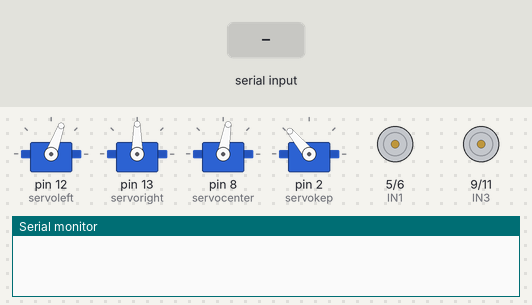
The sketch below on a simulated Arduino Uno, built with avr-gcc and run on an emulated ATmega328P. Parts: 4 × servo, motor-driver pin pairs drawn as motors (green arrow = first pin HIGH = forward, orange = second pin HIGH = backward, longer = more drive), the last lines printed to the serial monitor. The inputs (shaded band) are chosen by the test bench.

Above: at 1.2 s.
1.3 s: "1" received over Serial
At 2.8 s:
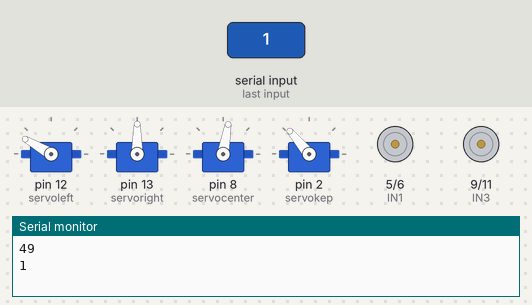
3.6 s: "L" received over Serial
At 4.0 s:
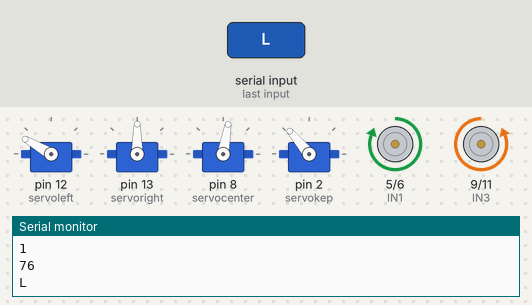
5.1 s: "R" received over Serial
At 6.3 s:
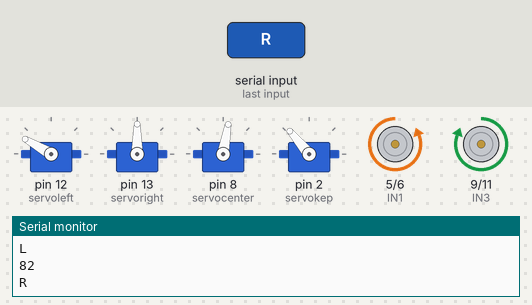
6.6 s: "F" received over Serial
At 7.5 s:
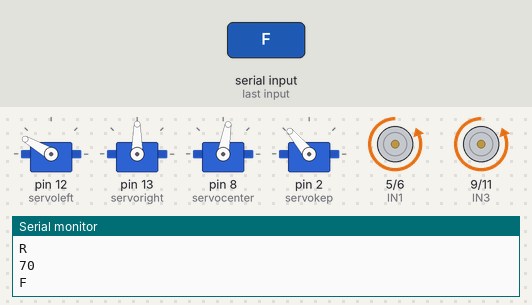
8.1 s: "B" received over Serial
At 8.6 s:
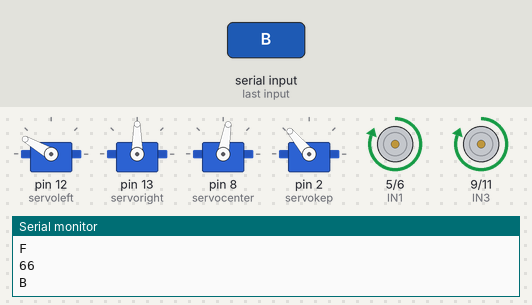
9.6 s: "7" received over Serial
At 11.0 s:
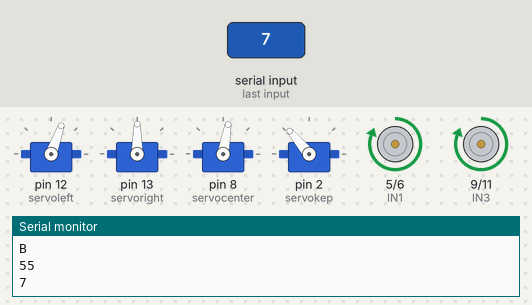
Timing chart, 0 to 12.1 s (numbered marks = the images above; inputs shaded):
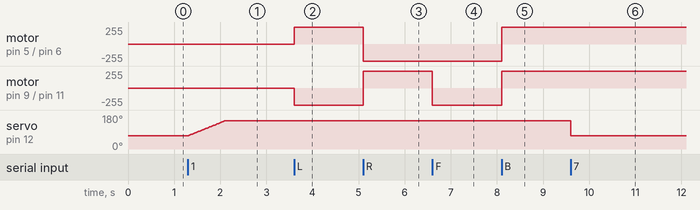

The sketch:

Project4_Robo_Con_Code.ino
```cpp
#include <Arduino.h>
#include <Servo.h>
Servo servo_left;
Servo servo_right;
Servo servo_center;
Servo servo_kep;
bool toggle = 1;
byte goc_left;
byte goc_right;
byte goc_center;
byte goc_kep;

#define servoleft    12
#define servoright   13
#define servocenter  8
#define servokep     2


int IN1 = 5; //IN1 L298N
int IN2 = 6; //IN2 L298N
int IN3 = 9; //IN3 L298N
int IN4 = 11;//IN4 L298N

#define Toc_do HIGH
#define aa0 LOW
//int Toc_do = 200; // Toc do dong co (0-255)
void setup() {
  Serial.begin(9600); //Chuan ket noi bluetooth
  pinMode(IN1, OUTPUT); // Xuat ra ouput vao L298N
  pinMode(IN2, OUTPUT); // Xuat ra ouput vao L298N
  pinMode(IN3, OUTPUT); // Xuat ra ouput vao L298N
  pinMode(IN4, OUTPUT); // Xuat ra ouput vao L298N

  servo_left.attach(servoleft);
  servo_right.attach(servoright);
  servo_center.attach(servocenter);
  servo_kep.attach(servokep);

  auto_home();

}
int flagg;
//char* flagg = "S";
char flag = 'S';
void loop() {
  if (Serial.available())
  {
    flagg = Serial.read();
    Serial.println(flagg);
    flag = (char)flagg;
    Serial.println(flag);

  }
//  Serial.println("aaa");
  if (flag == 'L') { //re trai
    digitalWrite(IN4, Toc_do);
    digitalWrite(IN2, aa0);
    digitalWrite(IN3, aa0);
    digitalWrite(IN1, Toc_do);
  }
  if (flag == 'R') { //re phai
    digitalWrite(IN4, aa0);
    digitalWrite(IN2, Toc_do);
    digitalWrite(IN3, Toc_do);
    digitalWrite(IN1, aa0);
  }
  if (flag == 'S') { //Dung
    digitalWrite(IN4, aa0);
    digitalWrite(IN2, aa0);
    digitalWrite(IN3, aa0);
    digitalWrite(IN1, aa0);
  }
  if (flag == 'F') { //chay thuan
    digitalWrite(IN4, Toc_do);
    digitalWrite(IN2, Toc_do);
    digitalWrite(IN3, aa0);
    digitalWrite(IN1, aa0);
  }

  if (flag == 'B') { //Chay nguoc
    digitalWrite(IN4, aa0);
    digitalWrite(IN2, aa0);
    digitalWrite(IN3, Toc_do);
    digitalWrite(IN1, Toc_do);
  }

  left();
  right();
  center();
  control_kep();
  gohome();
}


void auto_home()
{
  servo_left.write(70); //70 - 150
  servo_right.write(90);  //30-180
  servo_center.write(80); //
  servo_kep.write(130); // 30-130
}

void gohome(){
  if(flag == '7')
  {
     auto_home();
  }
}

void left()
{
  goc_left = servo_left.read();
  if(flag == '1') //Nut A
  {
    if(goc_left < 150)
    {
      goc_left = goc_left + 1;
      servo_left.write(goc_left);
      delay(10);
    }
    else  servo_left.write(150);
  }

  if(flag == '2') //Nut C
  {
    if(goc_left > 70)
    {
      goc_left = goc_left - 1;
      servo_left.write(goc_left);
      delay(10);
    }
    else  servo_left.write(70);
  }

//  Serial.print(" - left: "); Serial.print(servo_left.read());
}

void right()
{
  goc_right = servo_right.read();
  if(flag == '3') //Nut C
  {
    if(goc_right < 180)
    {
      goc_right = goc_right + 1;
      servo_right.write(goc_right);
      delay(10);
    }
    else  servo_right.write(180);
  }

  if(flag == '4') //Nut D
  {
    if(goc_right > 90)
    {
      goc_right = goc_right - 1;
      servo_right.write(goc_right);
      delay(10);
    }
    else  servo_right.write(90);
  }

//  Serial.print(" - right: "); Serial.print(servo_right.read());
}

void center()
{
  goc_center = servo_center.read();
  if(flag == '5') //Nut C
  {
    if(goc_center < 180)
    {
      goc_center = goc_center + 1;
      servo_center.write(goc_center);
      delay(10);
    }
    else  servo_center.write(180);
  }

  if(flag == '6') //Nut D
  {
    if(goc_center > 1)
    {
      goc_center = goc_center - 1;
      servo_center.write(goc_center);
      delay(10);
    }
    else  servo_center.write(1);
  }

//  Serial.print(" - center: "); Serial.print(servo_center.read());
}

void control_kep(){
  goc_kep = servo_kep.read();
  if(flag == '8'){
    if(goc_kep < 180)
    {
      goc_kep = goc_kep + 1;
      servo_kep.write(goc_kep);
      delay(10);
    }
    else  servo_kep.write(180);
  }
  if(flag == '9') //Nut D
  {
    if(goc_kep > 1)
    {
      goc_kep = goc_kep - 1;
      servo_kep.write(goc_kep);
      delay(10);
    }
    else  servo_kep.write(1);
  }
}

//void control_kep(){
//  goc_kep = servo_kep.read();
//  if(flag == '8'){
//    if(toggle){
//      goc_kep = goc_kep + 1;
//      toggle = 0;
//      return;
//    }
//    else {
//      servo_kep.write(100);
//      delay(50);
//      servo_kep.write(90);
//      delay(50);
//      servo_kep.write(30);
//      toggle = 1;
//      return;
//    }
//    while(flag == '8'){}
//  }
//}
```

Measured:
- after the input at 1.3 s, servo on pin 12 (servoleft): moves from 70° to 150° over 0.80 s, starting at once
- after the input at 3.6 s, motor on pin 5 (IN1) / pin 6 (IN2): stopped → forward 255/255 at once; motor on pin 9 (IN3) / pin 11 (IN4): stopped → backward 255/255 at once
- after the input at 5.1 s, motor on pin 5 (IN1) / pin 6 (IN2): forward 255/255 → backward 255/255 at once; motor on pin 9 (IN3) / pin 11 (IN4): backward 255/255 → forward 255/255 at once
- after the input at 6.6 s, motor on pin 9 (IN3) / pin 11 (IN4): forward 255/255 → backward 255/255 at once
- after the input at 8.1 s, motor on pin 5 (IN1) / pin 6 (IN2), motor on pin 9 (IN3) / pin 11 (IN4): backward 255/255 → forward 255/255 at once
- after the input at 9.6 s, servo on pin 12 (servoleft): 150° → 70° at once
